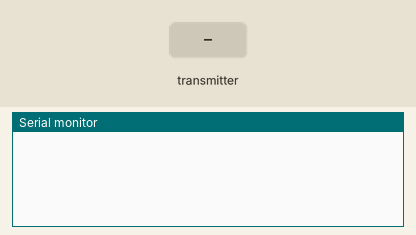
A sketch run on a simulated Arduino Uno, built with avr-gcc and run on an emulated ATmega328P. Shown: the last lines printed to the serial monitor. The test bench sets the inputs (shaded band). No radio packets arrive unless stated.

Above: at 1.2 s.
1.3 s: the transmitter starts sending receivedNum = 0
At 2.0 s:
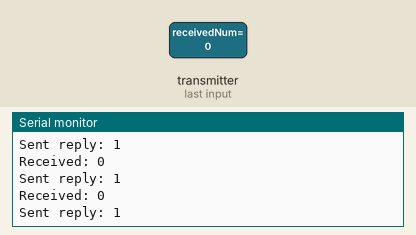
2.8 s: the transmitter starts sending receivedNum = 256
At 3.4 s:
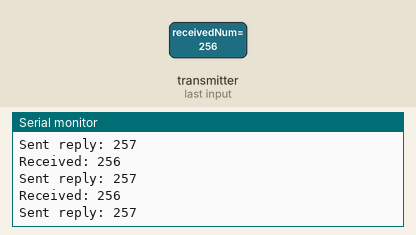

Measured:
- after the input at 1.3 s, the serial monitor: prints a new line at once (image 1)
- after the input at 2.8 s, the serial monitor: prints a new line at once (image 2)

The sketch:

pingpong.ino
```cpp
#include <SPI.h>
#include <nRF24L01.h>
#include <RF24.h>

RF24 radio(7, 8); // CE, CSN
const byte addresses[][6] = {"00001", "00002"};

void setup() {
  Serial.begin(9600);
  radio.begin();
  radio.openWritingPipe(addresses[1]);    // Sends on pipe 2
  radio.openReadingPipe(1, addresses[0]); // Receives on pipe 1
  radio.setPALevel(RF24_PA_LOW);
  radio.startListening();
}

void loop() {
  if (radio.available()) {
    int receivedNum;
    radio.read(&receivedNum, sizeof(receivedNum));
    Serial.print("Received: ");
    Serial.println(receivedNum);

    // Prepare response (received number + 1)
    int replyNum = receivedNum + 1;

    delay(10); // Small delay to let Node A switch to listening mode
    radio.stopListening();
    radio.write(&replyNum, sizeof(replyNum));
    Serial.print("Sent reply: ");
    Serial.println(replyNum);

    radio.startListening();
  }
}
```
